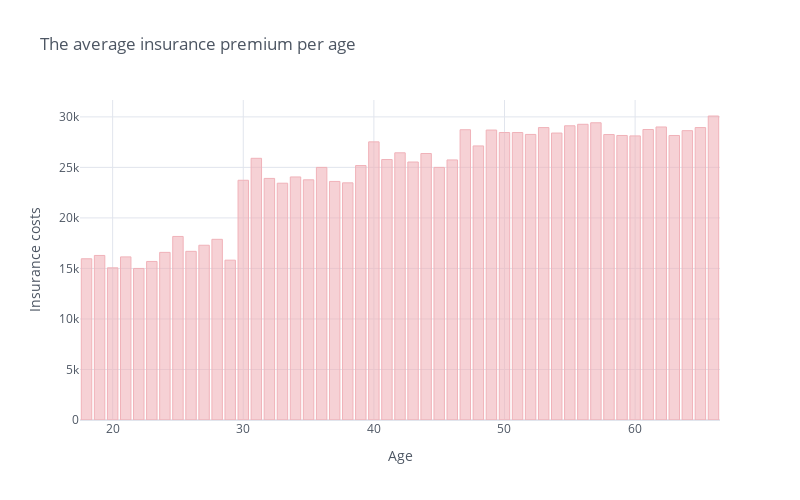

The cell this chart's notebook holds for it:
### Markdown cell above
For better clarity, we calculate the mean insurance costs per age. As you can see in the charts above, young people under the age of 30 pay, on average, a much lower insurance premium.

### Code cell
avg_premium_per_age = data[['Age', 'PremiumPrice']].groupby(by = ['Age']).mean()
avg_premium_per_age.iplot(kind = 'bar', y = 'PremiumPrice', dimensions = (800,500), 
                          xTitle = 'Age', yTitle = 'Insurance costs', 
                          title = 'The average insurance premium per age', color = '#F0B2B9')

### Figure 1 — Plotly figure (JSON) as saved in the notebook; plotly's stock layout.template omitted (floating-point values rounded to 4 significant figures)
{"data": [{"marker": {"color": "rgba(240, 178, 185, 0.6)", "line": {"color": "rgba(240, 178, 185, 1.0)", "width": 1}}, "name": "PremiumPrice", "orientation": "v", "text": "", "type": "bar", "x": [18, 19, 20, 21, 22, 23, 24, 25, 26, 27, 28, 29, 30, 31, 32, 33, 34, 35, 36, 37, 38, 39, 40, 41, 42, 43, 44, 45, 46, 47, 48, 49, 50, 51, 52, 53, 54, 55, 56, 57, 58, 59, 60, 61, 62, 63, 64, 65, 66], "y": [15960.0, 16290.0, 15060.0, 16140.0, 15000, 15690.0, 16590.0, 18170.0, 16690.0, 17300.0, 17880.0, 15820.0, 23730.0, 25900, 23910.0, 23430.0, 24060.0, 23770.0, 25000, 23610.0, 23470.0, 25180.0, 27530.0, 25780.0, 26440.0, 25530.0, 26375, 25000, 25740.0, 28730.0, 27125, 28700.0, 28450, 28450, 28260.0, 28940.0, 28400, 29120.0, 29270.0, 29420.0, 28250, 28160, 28120.0, 28750, 29000, 28160.0, 28640.0, 28940.0, 30090.0]}], "layout": {"height": 500, "legend": {"bgcolor": "#FFFFFF", "font": {"color": "#4D5663"}}, "paper_bgcolor": "#FFFFFF", "plot_bgcolor": "#FFFFFF", "title": {"font": {"color": "#4D5663"}, "text": "The average insurance premium per age"}, "width": 800, "xaxis": {"autorange": true, "gridcolor": "#E1E5ED", "range": [17.5, 66.5], "showgrid": true, "tickfont": {"color": "#4D5663"}, "title": {"font": {"color": "#4D5663"}, "text": "Age"}, "type": "linear", "zerolinecolor": "#E1E5ED"}, "yaxis": {"autorange": true, "gridcolor": "#E1E5ED", "range": [0, 31670.0], "showgrid": true, "tickfont": {"color": "#4D5663"}, "title": {"font": {"color": "#4D5663"}, "text": "Insurance costs"}, "type": "linear", "zerolinecolor": "#E1E5ED"}}}
